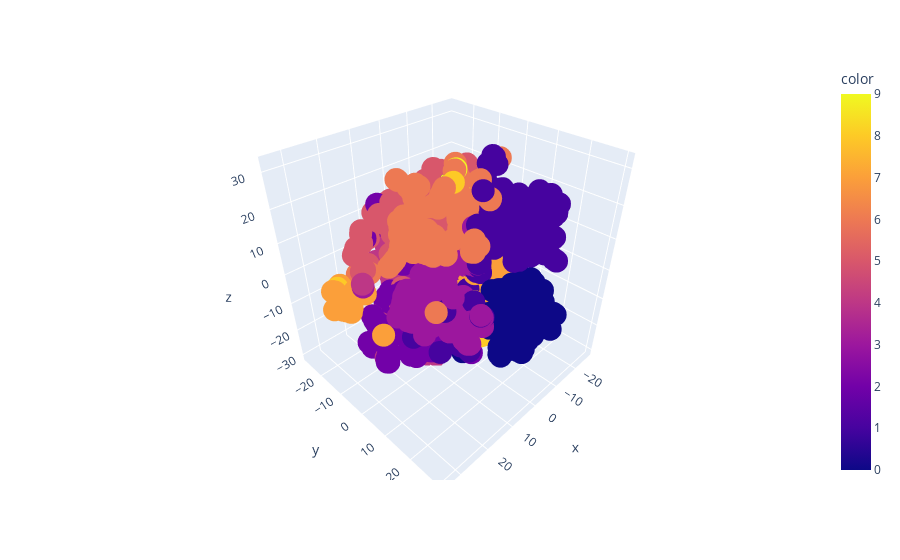

The code cell stored with this chart in its notebook:
### Code cell
fig = px.scatter_3d(x=x_embedded_3d[:, 0], y=x_embedded_3d[:, 1], z=x_embedded_3d[:, 2],
              color=clusters)
fig.show()

### Figure 1 — Plotly figure (JSON) as saved in the notebook; plotly's stock layout.template omitted (floating-point values rounded to 4 significant figures; data arrays with more than 128 entries replaced by an {"elided": "..."} marker saying what was removed)
{"data": [{"hovertemplate": "x=%{x}<br>y=%{y}<br>z=%{z}<br>color=%{marker.color}<extra></extra>", "legendgroup": "", "marker": {"color": {"elided": "1797 int values"}, "coloraxis": "coloraxis", "symbol": "circle"}, "mode": "markers", "name": "", "scene": "scene", "showlegend": false, "type": "scatter3d", "x": {"elided": "1797 float values"}, "y": {"elided": "1797 float values"}, "z": {"elided": "1797 float values"}}], "layout": {"coloraxis": {"colorbar": {"title": {"text": "color"}}, "colorscale": [[0, "#0d0887"], [0.1111, "#46039f"], [0.2222, "#7201a8"], [0.3333, "#9c179e"], [0.4444, "#bd3786"], [0.5556, "#d8576b"], [0.6667, "#ed7953"], [0.7778, "#fb9f3a"], [0.8889, "#fdca26"], [1, "#f0f921"]]}, "legend": {"tracegroupgap": 0}, "margin": {"t": 60}, "scene": {"domain": {"x": [0, 1], "y": [0, 1]}, "xaxis": {"title": {"text": "x"}}, "yaxis": {"title": {"text": "y"}}, "zaxis": {"title": {"text": "z"}}}}}
